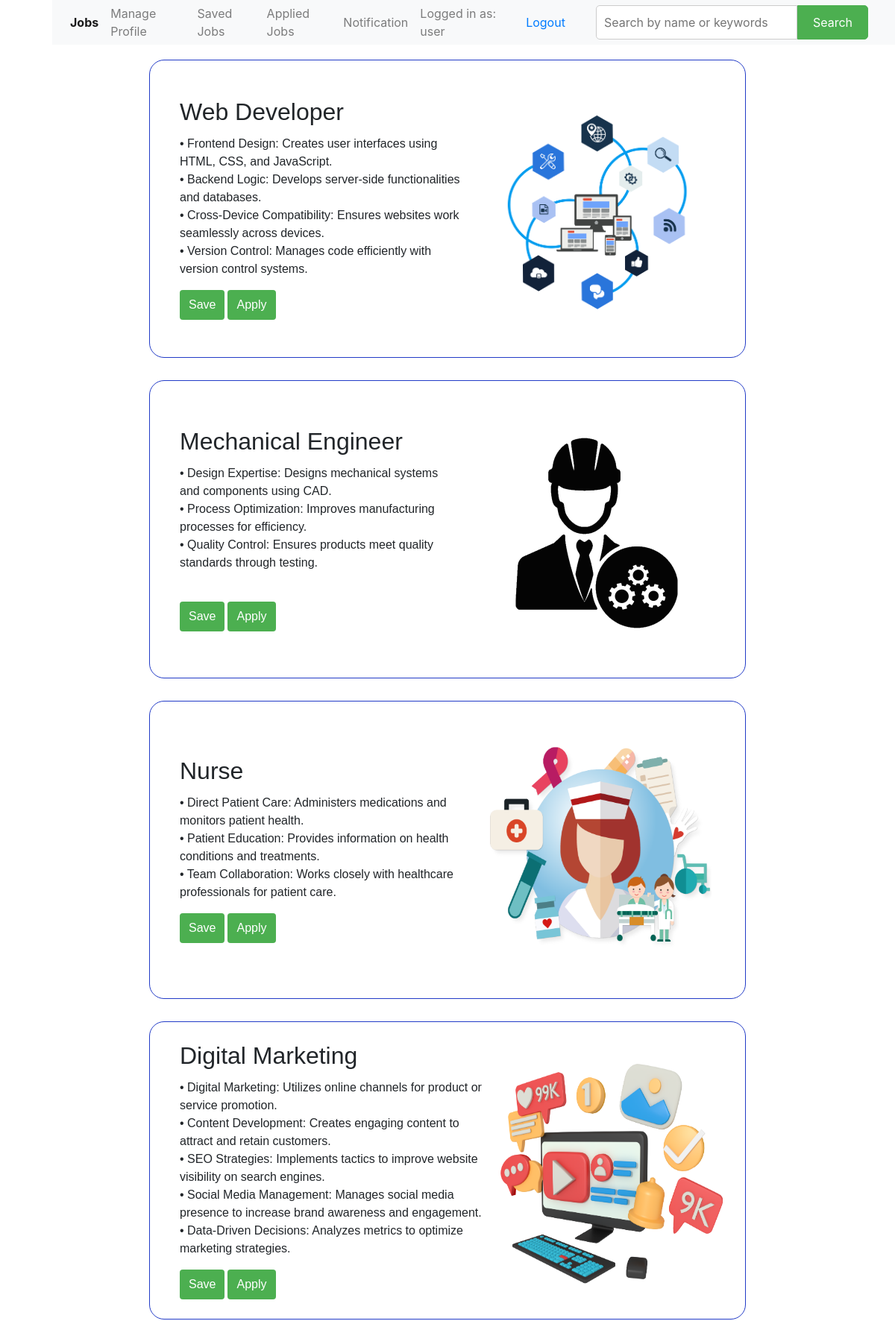
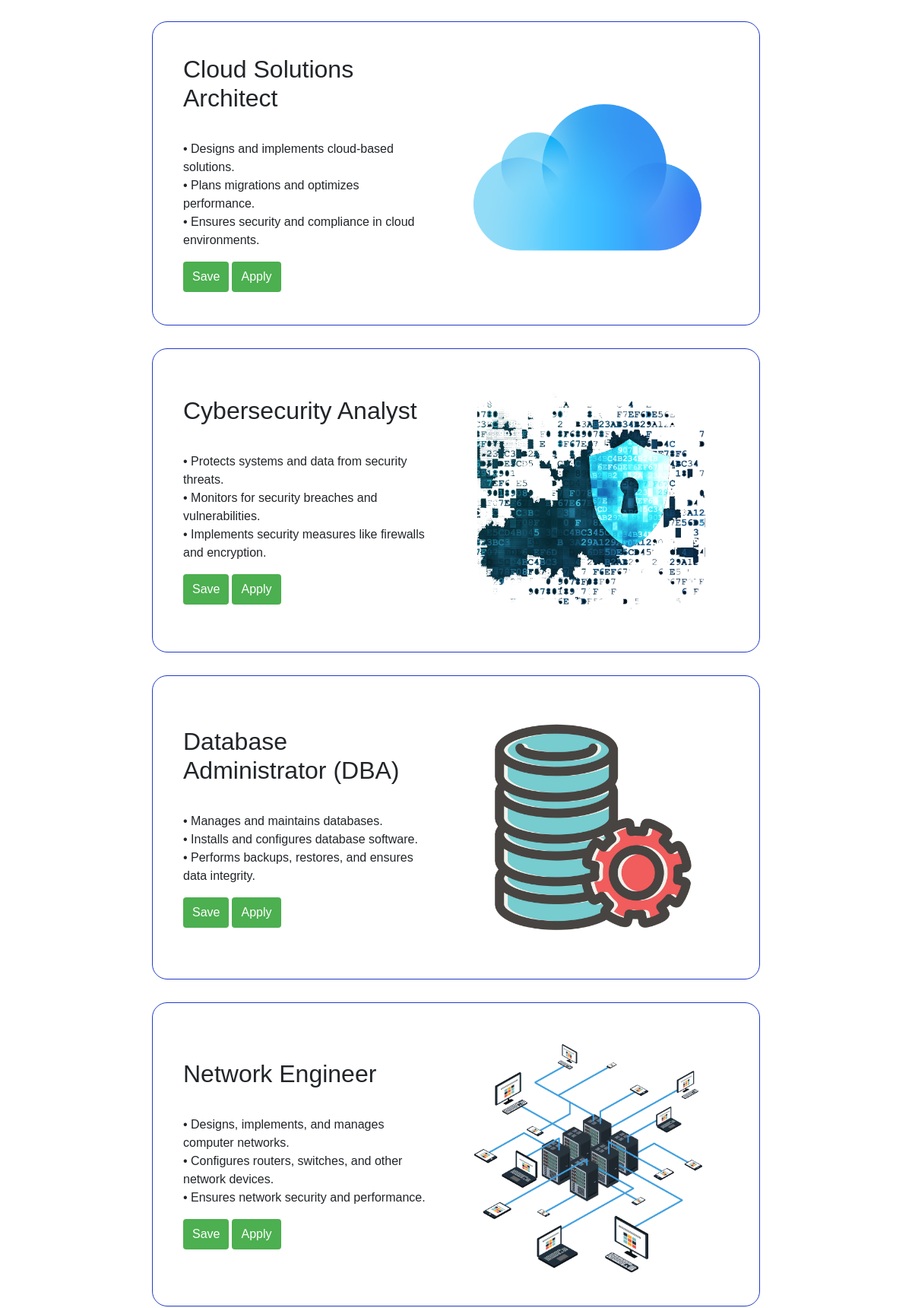
Screenshot of / (signed in, upper part) with the database file from the repository (2 pictures, top to bottom).
### maincode/models.py (models this page shows, shortened)
class Job(models.Model):
    job_title = models.CharField(max_length=100)
    job_description = models.TextField()
    photo = models.ImageField(upload_to='job_photos/', null=True, blank=True)

### maincode/views.py (the view)
# urls.py: 2. Add a URL to urlpatterns:  path('', views.home, name='home')
def home(request):
    if request.user.is_authenticated:
        data = Job.objects.all().order_by('-id')
        return render(request, 'base/home.html', {'data': data})
    else:
        return redirect('login')

### templates/base/home.html (shortened to what this page needs)
{% extends '../base/base.html' %}
{% block content %}
<div class="feed-container">
  {% for job in data %}
  <div class="card">
    <div class="card-content">
      <h2 class="card-title">{{ job.job_title }}</h2>
      <p class="card-description">{{ job.job_description }}</p>
      <div class="button-container">
        {% if user.is_authenticated %}
        <form method="post" action="{% url 'savehome_submit' job.id %}">
          <button type="submit" class="save-btn">Save</button>
        </form>
        <form method="post" action="{% url 'applyportal_home_data' job.id %}">
          <button type="submit" class="apply-btn">Apply
          </button>
        </form>
        {% endif %}
      </div>
    </div>
    <div class="card-image-container">
      {% if job.photo %}
      <img class="card-image" src="{{ job.photo.url }}" alt="{{ job.job_title }}">
      {% else %}
      <p>No Photo Available</p>
      {% endif %}
    </div>
  </div>
  {% endfor %}
</div>
{% endblock %}

### templates/base/base.html (shortened to what this page needs)
<!DOCTYPE html>
<html lang="en">
<head>
  <link rel="stylesheet", href="https://stackpath.bootstrapcdn.com/bootstrap/4.5.2/css/bootstrap.min.css">
</head>
<body>
  {% block navbar %}
  <nav class="navbar navbar-expand-lg navbar-light bg-light fixed-top d-flex justify-content-between align-items-center"
    style="height: 60px; margin-left: 70px;">
    <div class="collapse navbar-collapse" id="navbarSupportedContent">
      <ul class="navbar-nav d-flex justify-content-center align-items-center">
        <li class="nav-item active">
          <a class="nav-link" href="{% url 'home' %}"><b>Jobs </b><span class="sr-only">(current)</span></a>
        </li>
        <li class="nav-item">
          <a class="nav-link" href="{% url 'manage_profile' %}">Manage Profile</a>
        </li>
        <li class="nav-item">
          <a class="nav-link" href="{% url 'save_home_data' %}">Saved Jobs</a>
        </li>
        <li class="nav-item">
          <a class="nav-link" href="{% url 'apply_home_data' %}">Applied Jobs</a>
        </li>
        <li class="nav-item">
          <a class="nav-link" href="{% url 'notificationpage' %}">Notification</a>
        </li>
        <li class="nav-item d-flex align-items-center">
          {% if user.is_authenticated %}
          <a class="nav-link" href="#">Logged in as: {{ user.username }}</a>
          <form class="nav-link" action="{% url 'logout' %}" method="post">
            <button type="submit" class="btn btn-link">Logout</button>
          </form>
          {% else %}
          <p class="nav-link">You are not logged in</p>
          <a href="{% url 'login' %}" class="nav-link">Log In</a>
          {% endif %}
        </li>
        <li>
          <div style="padding: 20px;">
            <form method="post" action="{% url 'search_data' %}" style="display: flex;">
              <input type="text" name="text" placeholder="Search by name or keywords"
                style="flex: 1; padding: 10px; border: 1px solid #ccc; border-radius: 5px 0 0 5px;">
              <button type="submit"
                style="padding: 10px 20px; background-color: #4caf50; color: white; border: 1px solid #4caf50; border-radius: 0 5px 5px 0;">Search</button>
            </form>
          </div>
        </li>
      </ul>
    </div>
  </nav>
  {% endblock %}
  {% block content %}
  {% endblock %}
</body>
</html>

### templates/base/home.html (style rules this page uses)
.feed-container { display: flex; flex-direction: row; flex-wrap: wrap; border-color: #e30e0e; margin-left: 200px; margin-right: 200px; margin-top: 50px; margin-bottom: 50px; }
.card { border-color: #223bc7; border-radius: 20px; display: flex; flex-direction: row; margin-top: 30px; align-items: center; height: 400px; width: 1300px; align-items: center; }
.card-content { padding-left: 40px; padding-right: 15px; font-family: Verdana, Geneva, Tahoma, sans-serif; font-size: medium; }
.card-title, .card-description { white-space: pre-line; }
.card-image-container { height: 250px; width: 500px; margin-right: 30px; margin-top: -30px; display: flex; margin-top: 10px; justify-content: center; align-items: center; }
.card-image { height: 300px; width: 300px; }
.button-container { display: flex; gap: 4px; }
.button-container button { background-color: #4CAF50; border: none; color: white; padding: 8px 12px; text-align: center; text-decoration: none; cursor: pointer; border-radius: 4px; transition: background-color 0.3s ease; }

### rows the page displays
Job: job_title "Web Developer", job_description "• Frontend Design: Creates user interfaces using HTML, CSS, and JavaScript. • Backend Logic: Develops server-side functionalities and databases. • Cross-Device Compatibility: Ensures websites work seamlessly across devices. • Version Control: Manages code efficiently with version control systems.", photo (picture)
Job: job_title "Mechanical Engineer", job_description "• Design Expertise: Designs mechanical systems and components using CAD. • Process Optimization: Improves manufacturing processes for efficiency. • Quality Control: Ensures products meet quality standards through testing.", photo (picture)
Job: job_title "Nurse", job_description "• Direct Patient Care: Administers medications and monitors patient health. • Patient Education: Provides information on health conditions and treatments. • Team Collaboration: Works closely with healthcare professionals for patient care.", photo (picture)
Job: job_title "Digital Marketing", job_description "• Digital Marketing: Utilizes online channels for product or service promotion. • Content Development: Creates engaging content to attract and retain customers. • SEO Strategies: Implements tactics to improve website visibility on search engines. • Social Media Management: Manages social media presence to increase brand awareness and engagement. • Data-Driven Decisions: Analyzes metrics to optimize marketing strategies.", photo (picture)
Job: job_title "Cloud Solutions Architect", job_description "• Designs and implements cloud-based solutions. • Plans migrations and optimizes performance. • Ensures security and compliance in cloud environments.", photo (picture)
Job: job_title "Cybersecurity Analyst", job_description "• Protects systems and data from security threats. • Monitors for security breaches and vulnerabilities. • Implements security measures like firewalls and encryption.", photo (picture)
Job: job_title "Database Administrator (DBA)", job_description "• Manages and maintains databases. • Installs and configures database software. • Performs backups, restores, and ensures data integrity.", photo (picture)
Job: job_title "Network Engineer", job_description "• Designs, implements, and manages computer networks. • Configures routers, switches, and other network devices. • Ensures network security and performance.", photo (picture)

### other values shown
{{ user.username }} "user"
